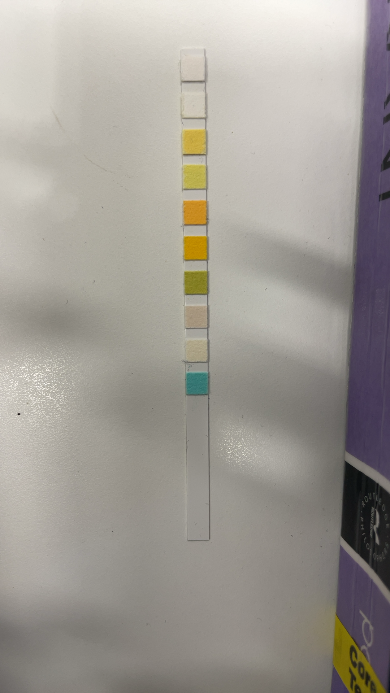
#> input picture app/lanre/submitted_images/image.png, 390 x 693 px, given in place of 1676223304.png, which was not available
$ jupyter execute --allow-errors dipstik_model_v2.ipynb   (older library calls are emulated)   (text cells are left out)
#> lines starting #> are read from the running program, lines starting #| are printed output that depends on the picture; after the words box and inside, x2 and y2 are one past the last pixel; in counts of white or black regions, pixels touching at a corner belong together; pictures that were not available may be replaced by others from this repository, and a replacement may not be noted
[cell 1]
import cv2
import numpy as np
from matplotlib import pyplot as plt
# from google.colab.patches import cv2_imshow

[cell 2]
# reading image
img = cv2.imread('/content/1676223304.png')
#> img is the input picture: shape (693, 390, 3); mean B, G, R 148.6, 155.4, 159.9

#> (a cell that did not finish here is left out)

[cell 4]
# converting image into grayscale image
gray = cv2.cvtColor(img, cv2.COLOR_BGR2GRAY)
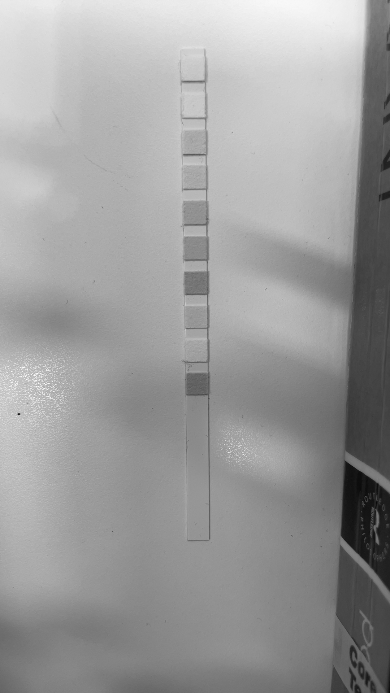
#> gray: shape (693, 390); min 10, max 254, mean 156
#> (the rest of this cell did not finish here and is left out)

[cell 5]
# setting threshold of gray image
_, threshold = cv2.threshold(gray, 127, 255, cv2.THRESH_BINARY)
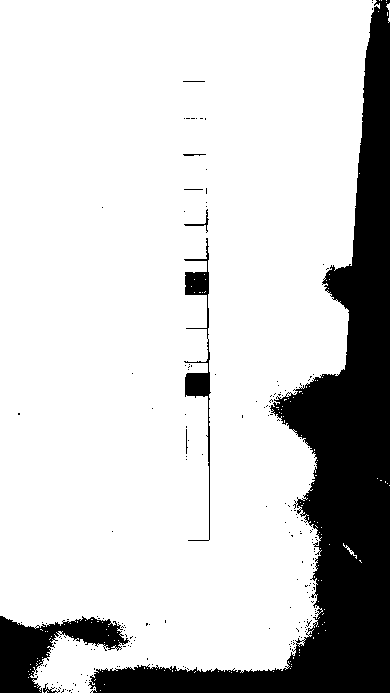
#> threshold: shape (693, 390); 81.1% white; 202 black regions (194 under 20 px)

[cell 6]
# using a findContours() function
contours, _ = cv2.findContours(
    threshold, cv2.RETR_TREE, cv2.CHAIN_APPROX_SIMPLE)
#> contours = 524 contours, 513 with area under 20; largest, box (x1, y1, x2, y2) and area: (0, 0, 380, 693) 219662, (183, 338, 212, 541) 1090, (183, 237, 210, 340) 895, (183, 208, 210, 233) 122, (182, 153, 207, 157) 57

[cell 7]
i = 0

[cell 8]
# list for storing names of shapes
for contour in contours:

    # here we are ignoring first counter because
    # findcontour function detects whole image as shape
    if i == 0:
        i = 1
        continue

    # cv2.approxPloyDP() function to approximate the shape
    approx = cv2.approxPolyDP(
        contour, 0.01 * cv2.arcLength(contour, True), True)

    # using drawContours() function
    cv2.drawContours(img, [contour], 0, (0, 0, 255), 5)

    # finding center point of shape
    M = cv2.moments(contour)
    if M['m00'] != 0.0:
        x = int(M['m10']/M['m00'])
        y = int(M['m01']/M['m00'])

    # putting shape name at center of each shape
    if len(approx) == 3:
        cv2.putText(img, 'Triangle', (x, y),
                    cv2.FONT_HERSHEY_SIMPLEX, 0.6, (255, 255, 255), 2)

    elif len(approx) == 4:
        cv2.putText(img, 'Quadrilateral', (x, y),
                    cv2.FONT_HERSHEY_SIMPLEX, 0.6, (255, 255, 255), 2)

    elif len(approx) == 5:
        cv2.putText(img, 'Pentagon', (x, y),
                    cv2.FONT_HERSHEY_SIMPLEX, 0.6, (255, 255, 255), 2)

    elif len(approx) == 6:
        cv2.putText(img, 'Hexagon', (x, y),
                    cv2.FONT_HERSHEY_SIMPLEX, 0.6, (255, 255, 255), 2)

    else:
        cv2.putText(img, 'circle', (x, y),
                    cv2.FONT_HERSHEY_SIMPLEX, 0.6, (255, 255, 255), 2)
#> this loop made 524 passes
#> (approx, x, y) on pass 37: ([[46, 654], [47, 655], [47, 654]], 46, 654)
#> (x, y) on passes 2, 75, 78, 79, 80: (45, 691), (359, 560), (349, 550), (351, 551), (347, 547)
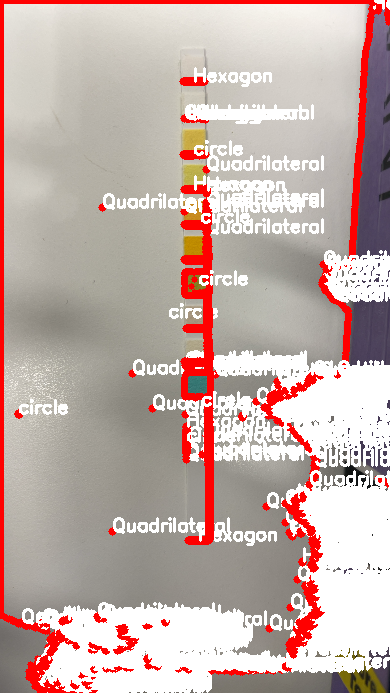
#> img: shape (693, 390, 3); mean B, G, R 169.3, 174.5, 195.9
#> after the loop, i = 1

[cell 9]
import cv2
import numpy as np
from matplotlib import pyplot as plt

# reading image
img = cv2.imread('/content/1676223304.png')

# converting image into grayscale image
gray = cv2.cvtColor(img, cv2.COLOR_BGR2GRAY)

# setting threshold of gray image
_, threshold = cv2.threshold(gray, 127, 255, cv2.THRESH_BINARY)

# using a findContours() function
contours, _ = cv2.findContours(
    threshold, cv2.RETR_TREE, cv2.CHAIN_APPROX_SIMPLE)

i = 0

# list for storing names of shapes
for contour in contours:

    # here we are ignoring first counter because
    # findcontour function detects whole image as shape
    if i == 0:
        i = 1
        continue

    # cv2.approxPloyDP() function to approximate the shape
    approx = cv2.approxPolyDP(
        contour, 0.01 * cv2.arcLength(contour, True), True)

    # using drawContours() function
    cv2.drawContours(img, [contour], 0, (0, 0, 255), 5)

    # finding center point of shape
    M = cv2.moments(contour)
    x=0
    y=0
    if M['m00'] != 0.0:
        x = int(M['m10']/M['m00'])
        y = int(M['m01']/M['m00'])

    # putting shape name at center of each shape
    if len(approx) == 3:
        cv2.putText(img, 'Triangle', (x, y),
                    cv2.FONT_HERSHEY_SIMPLEX, 0.6, (255, 255, 255), 2)

    elif len(approx) == 4:
        cv2.putText(img, 'Quadrilateral', (x, y),
                    cv2.FONT_HERSHEY_SIMPLEX, 0.6, (255, 255, 255), 2)

    elif len(approx) == 5:
        cv2.putText(img, 'Pentagon', (x, y),
                    cv2.FONT_HERSHEY_SIMPLEX, 0.6, (255, 255, 255), 2)

    elif len(approx) == 6:
        cv2.putText(img, 'Hexagon', (x, y),
                    cv2.FONT_HERSHEY_SIMPLEX, 0.6, (255, 255, 255), 2)

    else:
        cv2.putText(img, 'circle', (x, y),
                    cv2.FONT_HERSHEY_SIMPLEX, 0.6, (255, 255, 255), 2)
#> this loop made 524 passes
#> (approx, x, y) on passes 3 to 14: ([[34, 686], [35, 686]], 0, 0), ([[104, 684]], 0, 0), ([[95, 679], [94, 680]], 0, 0), ([[28, 677]], 0, 0), ([[29, 674]], 0, 0), ([[31, 673]], 0, 0), ([[231, 672]], 0, 0), ([[273, 671]], 0, 0), ([[229, 671]], 0, 0), ([[218, 671]], 0, 0), ([[195, 671], [194, 672]], 0, 0), ([[102, 671]], 0, 0)
#> (x, y) on passes 2, 61, 62, 63, 64, 65: (45, 691), (0, 0), (0, 0), (0, 0), (0, 0), (0, 0)
#> after the loop, i = 1

# displaying the image after drawing contours
#> (the rest of this cell did not finish here and is left out)

[cell 10]
import numpy as np
import cv2
from matplotlib import pyplot as plt


paths = ['/content/1676223304.png', '/content/1676322437.png', '/content/1676322641.png', '/content/1676323676.png', \
         '/content/1676323698.png', '/content/1676323713.png' ]
images = []
#> (the rest of this cell did not finish here and is left out)

[cell 11]
# [6 lines of commented-out code are left out]


gray_images = []
#> (the rest of this cell did not finish here and is left out)

[cell 12]
# [6 lines of commented-out code are left out]


for gray_image in gray_images:
  # Use open cv's threshold

  ret, thresh = cv.threshold(gray_image,0,255,cv.THRESH_BINARY_INV+cv.THRESH_OTSU)
  cv2_imshow(thresh)

  # ret, thresh = cv2.threshold(gray_image,0,255,cv2.THRESH_OTSU)
  # cv2_imshow(thresh)

[cell 13]
import cv2 as cv
import numpy as np
from matplotlib import pyplot as plt
img = cv.imread('/content/1676322437.png',0)
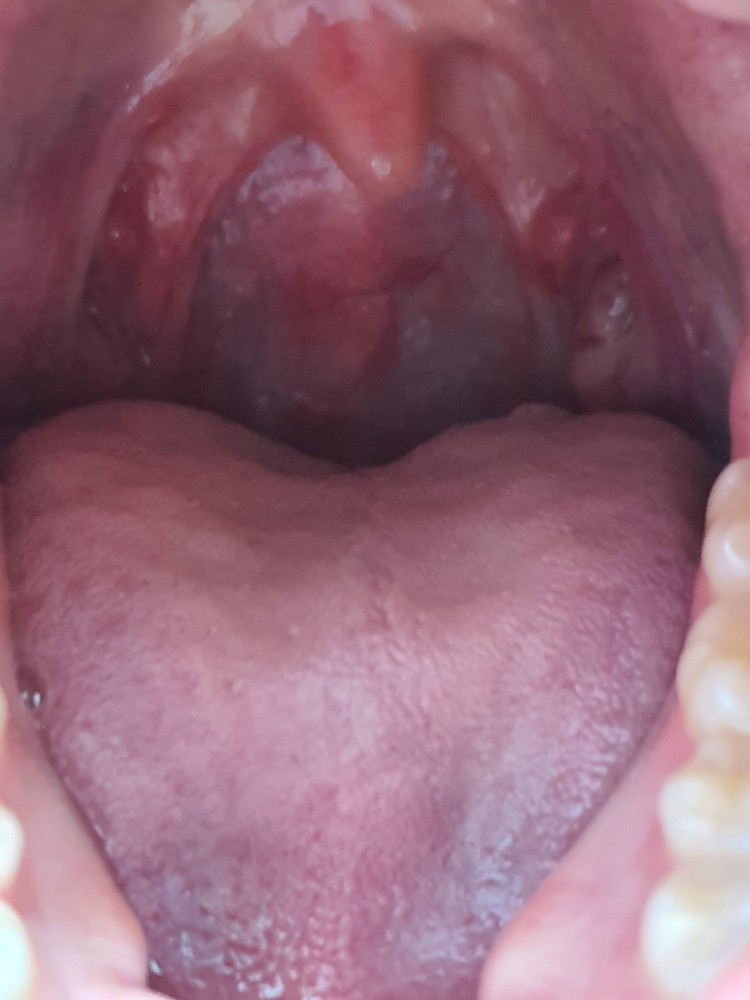
#> input picture frontend/src/apps/Shreyas/images/example.jpg, 750 x 1000 px, given in place of 1676322437.png, which was not available
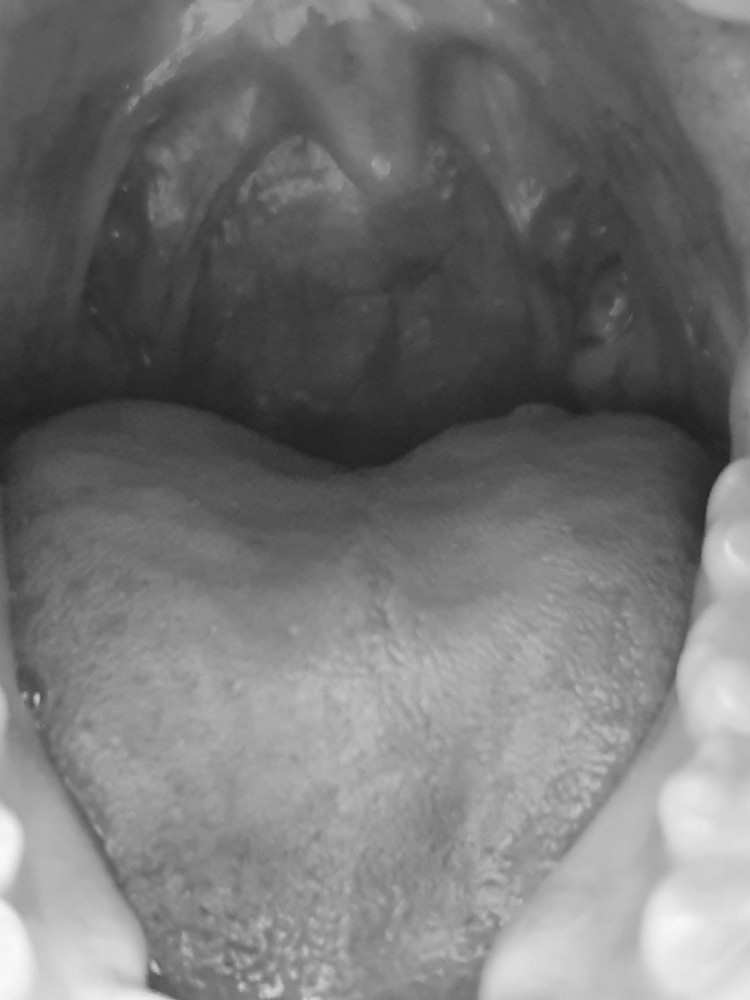
#> img: shape (1000, 750); min 31, max 249, mean 116.8

img = cv.medianBlur(img,5)

ret,th1 = cv.threshold(img,127,255,cv.THRESH_BINARY)
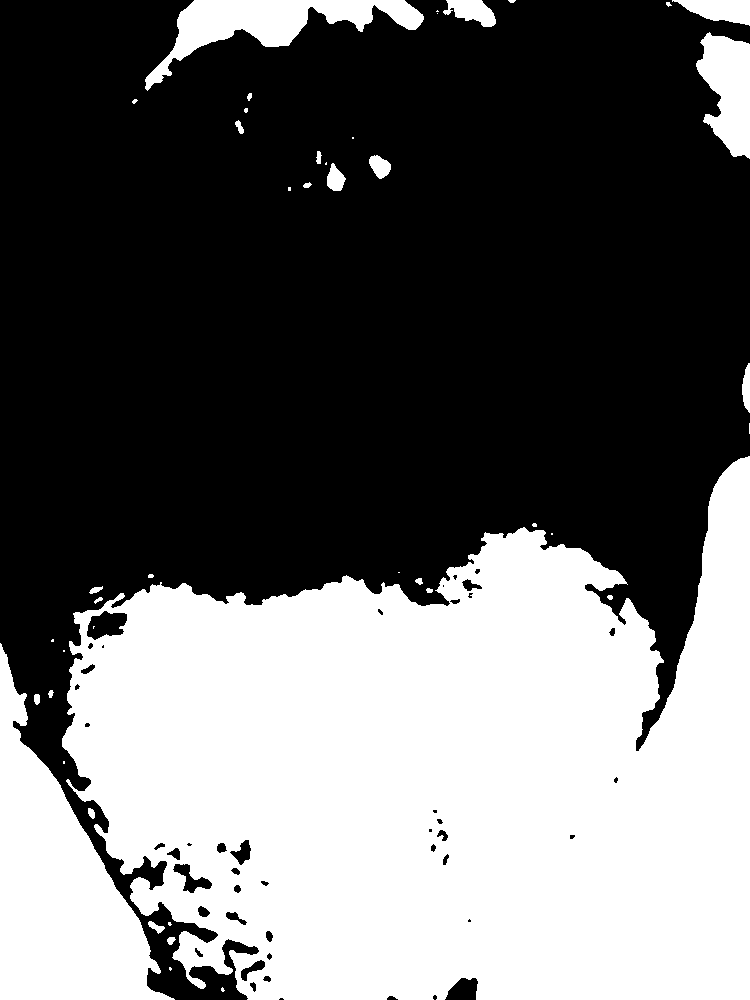
#> th1: shape (1000, 750); 41.1% white; 44 white regions (20 under 20 px), largest, box (x1, y1, x2, y2) and area: (62, 456, 750, 1000) 262734, (0, 643, 175, 1000) 28683, (145, 0, 424, 91) 8025

th2 = cv.adaptiveThreshold(img,255,cv.ADAPTIVE_THRESH_MEAN_C,\
            cv.THRESH_BINARY,11,2)
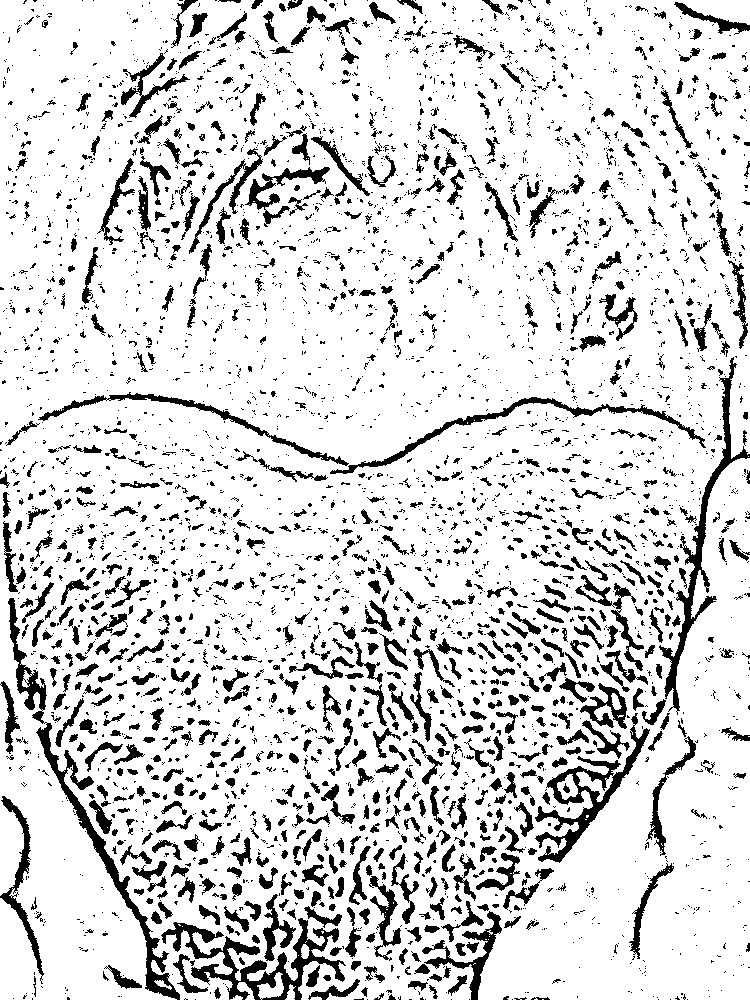
#> th2: shape (1000, 750); 84.9% white; 4167 black regions (3194 under 20 px), largest, box (x1, y1, x2, y2) and area: (8, 598, 180, 1000) 4440, (161, 918, 346, 1000) 4175, (659, 357, 750, 715) 3188

th3 = cv.adaptiveThreshold(img,255,cv.ADAPTIVE_THRESH_GAUSSIAN_C,\
            cv.THRESH_BINARY,11,2)
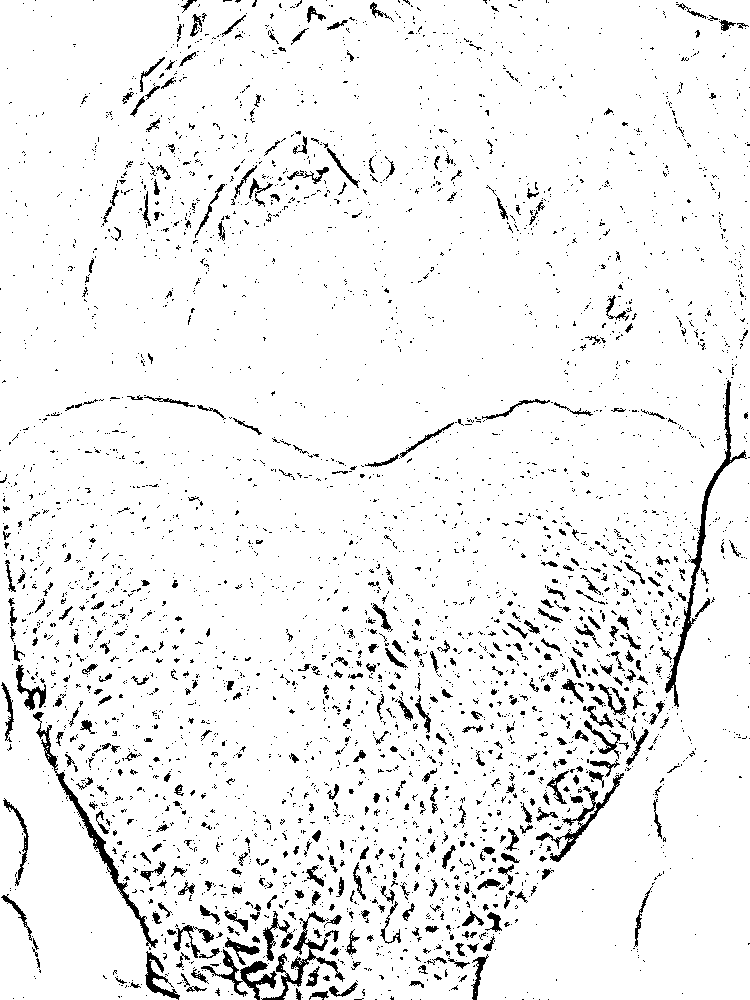
#> th3: shape (1000, 750); 94.2% white; 4034 black regions (3594 under 20 px), largest, box (x1, y1, x2, y2) and area: (665, 380, 747, 707) 1699, (33, 712, 158, 948) 1563, (261, 911, 345, 1000) 1169

titles = ['Original Image', 'Global Thresholding (v = 127)',
            'Adaptive Mean Thresholding', 'Adaptive Gaussian Thresholding']
images = [img, th1, th2, th3]
for i in range(4):
    plt.subplot(2,2,i+1),plt.imshow(images[i],'gray')
    plt.title(titles[i])
    plt.xticks([]),plt.yticks([])
plt.show()

[cell 14]
# Read the original image
img = cv2.imread('/content/1676323713.png')
#> img is the input picture: shape (1000, 750, 3); mean B, G, R 117.6, 101.7, 146.1
# Display original image
#> (the rest of this cell did not finish here and is left out)

[cell 15]
import cv2

img = cv2.imread('/content/1676322437.png')
#> (the rest of this cell did not finish here and is left out)

[cell 16]
# !pip install rembg
from rembg import remove
from PIL import Image
input_path = '/content/1676323628.png'
output_path = 'output.png'
#> (the rest of this cell did not finish here and is left out)

[cell 17]
img = cv2.imread('/content/1676223304.png')
imgGry = cv2.cvtColor(img, cv2.COLOR_BGR2GRAY)

# ret , thrash = cv2.threshold(imgGry, 0 , 255, cv2.CHAIN_APPROX_NONE)
# thrash = cv2.threshold(gray, 192, 255, cv.THRESH_BINARY_INV+cv.THRESH_OTSU)[1]
# cv2_imshow(thrash)

#> (the rest of this cell did not finish here and is left out)

[cell 18]
image = cv2.imread('/content/output.png')
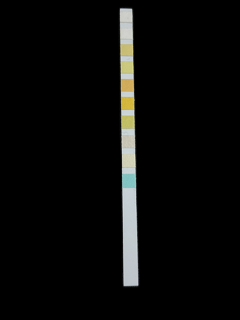
#> input picture app/lanre/model_versions/output.png, 240 x 320 px, found by its file name
#> image is the input picture: shape (320, 240, 3); mean B, G, R 9.1, 10, 9.8
img_gray = cv2.cvtColor(image, cv2.COLOR_BGR2GRAY)
ret, im = cv2.threshold(img_gray, 100, 255, cv2.THRESH_BINARY_INV)
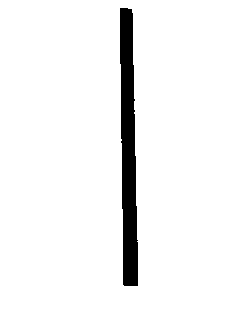
#> im: shape (320, 240); 95% white; 1 black region, box (x1, y1, x2, y2) and area: (120, 8, 138, 286) 3812
contours, hierarchy  = cv2.findContours(im, cv2.RETR_EXTERNAL, cv2.CHAIN_APPROX_SIMPLE)
#> contours = [[[0, 0], [0, 319], [239, 319], [239, 0]]]
print(contours)
#| [array([[[  0,   0]],
#|        [[  0, 319]],
#|        [[239, 319]],
#|        [[239,   0]]], dtype=int32)]

img = cv2.drawContours(img_gray, contours, -1, (0,255,75), 2)
#> (the rest of this cell did not finish here and is left out)
